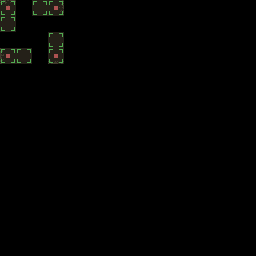

A level layout from a 2D game, rendered from its tile map. Below: a short description, then the map file with its tile-grid data intact:
An orthogonal 16x16 tile map with 16x16 px tiles, 4 tile layers (input_dirt, output_dirt, regions_input, regions_output), 2 tilesets.

<map version="1.5" tiledversion="1.7.2" orientation="orthogonal" renderorder="right-down" width="16" height="16" tilewidth="16" tileheight="16" infinite="0" nextlayerid="6" nextobjectid="1">
 <tileset firstgid="1" name="Village5" tilewidth="16" tileheight="16" tilecount="704" columns="32">
  <image source="../../../assets/Tile/Village5.png" width="512" height="352" />
  <wangsets>
   <wangset name="Dirt2" type="mixed" tile="-1">
    <wangcolor name="" color="#ff0000" tile="-1" probability="1" />
    <wangtile tileid="200" wangid="0,0,1,1,1,0,0,0" />
    <wangtile tileid="202" wangid="0,0,1,1,1,1,1,0" />
    <wangtile tileid="203" wangid="0,0,0,0,1,1,1,0" />
    <wangtile tileid="232" wangid="1,1,0,0,0,0,0,0" />
    <wangtile tileid="234" wangid="1,1,0,0,0,0,0,1" />
    <wangtile tileid="235" wangid="1,0,0,0,0,0,0,1" />
    <wangtile tileid="264" wangid="1,1,1,1,1,0,0,0" />
    <wangtile tileid="266" wangid="1,1,1,1,1,1,1,1" />
    <wangtile tileid="267" wangid="1,0,0,0,1,1,1,1" />
    <wangtile tileid="296" wangid="1,1,1,0,0,0,0,0" />
    <wangtile tileid="298" wangid="1,1,1,0,0,0,1,1" />
    <wangtile tileid="299" wangid="1,0,0,0,0,0,1,1" />
   </wangset>
   <wangset name="Dirt3" type="mixed" tile="-1">
    <wangcolor name="" color="#ff0000" tile="-1" probability="1" />
    <wangcolor name="" color="#00ff00" tile="-1" probability="1" />
    <wangcolor name="" color="#0000ff" tile="-1" probability="1" />
    <wangtile tileid="200" wangid="0,0,3,3,3,0,0,0" />
    <wangtile tileid="201" wangid="0,0,3,3,3,3,3,0" />
    <wangtile tileid="203" wangid="0,0,0,0,3,3,3,0" />
    <wangtile tileid="232" wangid="3,3,1,1,1,0,0,0" />
    <wangtile tileid="233" wangid="3,3,1,1,1,1,1,3" />
    <wangtile tileid="235" wangid="3,0,0,0,1,1,1,3" />
    <wangtile tileid="264" wangid="1,1,2,2,2,0,0,0" />
    <wangtile tileid="265" wangid="1,1,2,2,2,2,2,1" />
    <wangtile tileid="267" wangid="1,0,0,0,2,2,2,1" />
    <wangtile tileid="296" wangid="2,2,2,0,0,0,0,0" />
    <wangtile tileid="297" wangid="2,2,2,0,0,0,2,2" />
    <wangtile tileid="299" wangid="2,0,0,0,0,0,2,2" />
   </wangset>
   <wangset name="Dirt4" type="mixed" tile="-1">
    <wangcolor name="" color="#ff0000" tile="-1" probability="1" />
    <wangtile tileid="205" wangid="0,0,1,1,1,0,0,0" />
    <wangtile tileid="206" wangid="0,0,1,1,1,1,1,0" />
    <wangtile tileid="207" wangid="0,0,1,1,1,1,1,0" />
    <wangtile tileid="208" wangid="0,0,0,0,1,1,1,0" />
    <wangtile tileid="237" wangid="1,1,1,1,1,0,0,0" />
    <wangtile tileid="238" wangid="1,1,1,1,1,1,1,1" />
    <wangtile tileid="239" wangid="1,1,1,1,1,1,1,1" />
    <wangtile tileid="240" wangid="1,0,0,0,1,1,1,1" />
    <wangtile tileid="269" wangid="1,1,1,1,1,0,0,0" />
    <wangtile tileid="270" wangid="1,1,1,1,1,1,1,1" />
    <wangtile tileid="271" wangid="1,1,1,1,1,1,1,1" />
    <wangtile tileid="272" wangid="1,0,0,0,1,1,1,1" />
    <wangtile tileid="296" wangid="1,1,1,0,0,0,0,0" />
    <wangtile tileid="297" wangid="1,1,1,0,0,0,1,1" />
    <wangtile tileid="298" wangid="1,1,1,0,0,0,1,1" />
    <wangtile tileid="299" wangid="1,0,0,0,0,0,1,1" />
   </wangset>
   <wangset name="dirttop" type="corner" tile="-1">
    <wangcolor name="" color="#ff0000" tile="-1" probability="1" />
    <wangcolor name="" color="#00ff00" tile="-1" probability="1" />
    <wangcolor name="" color="#0000ff" tile="-1" probability="1" />
    <wangtile tileid="205" wangid="0,0,1,1,1,0,0,0" />
    <wangtile tileid="206" wangid="0,0,1,1,1,1,1,0" />
    <wangtile tileid="207" wangid="0,0,1,1,1,1,1,0" />
    <wangtile tileid="208" wangid="0,0,0,0,1,1,1,0" />
    <wangtile tileid="237" wangid="1,0,1,1,1,0,0,0" />
    <wangtile tileid="238" wangid="1,0,1,1,1,1,1,0" />
    <wangtile tileid="239" wangid="1,1,1,1,1,1,1,1" />
    <wangtile tileid="240" wangid="1,0,0,0,1,1,1,1" />
    <wangtile tileid="269" wangid="1,1,1,0,0,0,0,0" />
    <wangtile tileid="270" wangid="1,1,1,0,0,0,1,1" />
    <wangtile tileid="271" wangid="1,1,1,0,0,0,1,1" />
    <wangtile tileid="272" wangid="1,0,0,0,0,0,1,1" />
   </wangset>
   <wangset name="Unnamed Set" type="corner" tile="238">
    <wangcolor name="" color="#ff0000" tile="-1" probability="1" />
    <wangtile tileid="205" wangid="0,0,0,1,0,0,0,0" />
    <wangtile tileid="206" wangid="0,0,0,1,0,1,0,0" />
    <wangtile tileid="207" wangid="0,0,0,1,0,1,0,0" />
    <wangtile tileid="208" wangid="0,0,0,0,0,1,0,0" />
    <wangtile tileid="237" wangid="0,1,0,0,0,0,0,0" />
    <wangtile tileid="238" wangid="0,1,0,0,0,0,0,1" />
    <wangtile tileid="239" wangid="0,1,0,0,0,0,0,1" />
    <wangtile tileid="240" wangid="0,0,0,0,0,0,0,1" />
   </wangset>
  </wangsets>
 </tileset>
 <tileset firstgid="705" source="../../../assets/Tile/Dirt1.tsx" />
 <layer id="2" name="input_dirt" width="16" height="16">
  <properties>
   <property name="StrictEmpty" type="bool" value="true" />
  </properties>
  <data encoding="csv">
705,0,706,705,0,0,0,0,0,0,0,0,0,0,0,0,
706,0,0,0,0,0,0,0,0,0,0,0,0,0,0,0,
0,0,0,706,0,0,0,0,0,0,0,0,0,0,0,0,
705,706,0,705,0,0,0,0,0,0,0,0,0,0,0,0,
0,0,0,0,0,0,0,0,0,0,0,0,0,0,0,0,
0,0,0,0,0,0,0,0,0,0,0,0,0,0,0,0,
0,0,0,0,0,0,0,0,0,0,0,0,0,0,0,0,
0,0,0,0,0,0,0,0,0,0,0,0,0,0,0,0,
0,0,0,0,0,0,0,0,0,0,0,0,0,0,0,0,
0,0,0,0,0,0,0,0,0,0,0,0,0,0,0,0,
0,0,0,0,0,0,0,0,0,0,0,0,0,0,0,0,
0,0,0,0,0,0,0,0,0,0,0,0,0,0,0,0,
0,0,0,0,0,0,0,0,0,0,0,0,0,0,0,0,
0,0,0,0,0,0,0,0,0,0,0,0,0,0,0,0,
0,0,0,0,0,0,0,0,0,0,0,0,0,0,0,0,
0,0,0,0,0,0,0,0,0,0,0,0,0,0,0,0
</data>
 </layer>
 <layer id="3" name="output_dirt" width="16" height="16">
  <data encoding="csv">
770,0,0,788,0,0,0,0,0,0,0,0,0,0,0,0,
0,0,0,0,0,0,0,0,0,0,0,0,0,0,0,0,
0,0,0,0,0,0,0,0,0,0,0,0,0,0,0,0,
785,0,0,818,0,0,0,0,0,0,0,0,0,0,0,0,
0,0,0,0,0,0,0,0,0,0,0,0,0,0,0,0,
0,0,0,0,0,0,0,0,0,0,0,0,0,0,0,0,
0,0,0,0,0,0,0,0,0,0,0,0,0,0,0,0,
0,0,0,0,0,0,0,0,0,0,0,0,0,0,0,0,
0,0,0,0,0,0,0,0,0,0,0,0,0,0,0,0,
0,0,0,0,0,0,0,0,0,0,0,0,0,0,0,0,
0,0,0,0,0,0,0,0,0,0,0,0,0,0,0,0,
0,0,0,0,0,0,0,0,0,0,0,0,0,0,0,0,
0,0,0,0,0,0,0,0,0,0,0,0,0,0,0,0,
0,0,0,0,0,0,0,0,0,0,0,0,0,0,0,0,
0,0,0,0,0,0,0,0,0,0,0,0,0,0,0,0,
0,0,0,0,0,0,0,0,0,0,0,0,0,0,0,0
</data>
 </layer>
 <layer id="4" name="regions_input" width="16" height="16">
  <data encoding="csv">
707,0,707,707,0,0,0,0,0,0,0,0,0,0,0,0,
707,0,0,0,0,0,0,0,0,0,0,0,0,0,0,0,
0,0,0,707,0,0,0,0,0,0,0,0,0,0,0,0,
707,707,0,707,0,0,0,0,0,0,0,0,0,0,0,0,
0,0,0,0,0,0,0,0,0,0,0,0,0,0,0,0,
0,0,0,0,0,0,0,0,0,0,0,0,0,0,0,0,
0,0,0,0,0,0,0,0,0,0,0,0,0,0,0,0,
0,0,0,0,0,0,0,0,0,0,0,0,0,0,0,0,
0,0,0,0,0,0,0,0,0,0,0,0,0,0,0,0,
0,0,0,0,0,0,0,0,0,0,0,0,0,0,0,0,
0,0,0,0,0,0,0,0,0,0,0,0,0,0,0,0,
0,0,0,0,0,0,0,0,0,0,0,0,0,0,0,0,
0,0,0,0,0,0,0,0,0,0,0,0,0,0,0,0,
0,0,0,0,0,0,0,0,0,0,0,0,0,0,0,0,
0,0,0,0,0,0,0,0,0,0,0,0,0,0,0,0,
0,0,0,0,0,0,0,0,0,0,0,0,0,0,0,0
</data>
 </layer>
 <layer id="1" name="regions_output" width="16" height="16">
  <data encoding="csv">
708,0,0,708,0,0,0,0,0,0,0,0,0,0,0,0,
0,0,0,0,0,0,0,0,0,0,0,0,0,0,0,0,
0,0,0,0,0,0,0,0,0,0,0,0,0,0,0,0,
708,0,0,708,0,0,0,0,0,0,0,0,0,0,0,0,
0,0,0,0,0,0,0,0,0,0,0,0,0,0,0,0,
0,0,0,0,0,0,0,0,0,0,0,0,0,0,0,0,
0,0,0,0,0,0,0,0,0,0,0,0,0,0,0,0,
0,0,0,0,0,0,0,0,0,0,0,0,0,0,0,0,
0,0,0,0,0,0,0,0,0,0,0,0,0,0,0,0,
0,0,0,0,0,0,0,0,0,0,0,0,0,0,0,0,
0,0,0,0,0,0,0,0,0,0,0,0,0,0,0,0,
0,0,0,0,0,0,0,0,0,0,0,0,0,0,0,0,
0,0,0,0,0,0,0,0,0,0,0,0,0,0,0,0,
0,0,0,0,0,0,0,0,0,0,0,0,0,0,0,0,
0,0,0,0,0,0,0,0,0,0,0,0,0,0,0,0,
0,0,0,0,0,0,0,0,0,0,0,0,0,0,0,0
</data>
 </layer>
</map>
